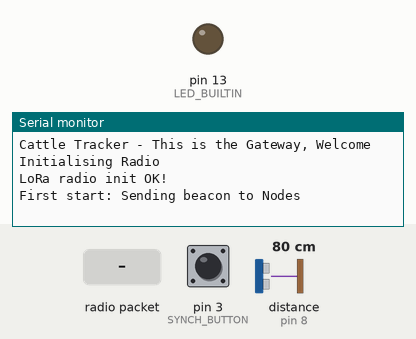
This sketch was run on a simulated Arduino Uno, built with avr-gcc and run on an emulated ATmega328P. Parts: output pins drawn as LEDs (lit = HIGH), the last lines printed to the serial monitor. Wiring (inferred from the names in the program): ultrasonic range finder: trigger pin 9; echo pin 8. Inputs (shaded band) come from the test bench; at power-on: pin 3 (SYNCH_BUTTON) LOW, distance to the obstacle (sensor on pin 8) 80 cm. No radio packets arrive unless stated; pins used as bus, display or sensor lines are not drawn.

Above: at 1.3 s.
1.4 s: pin 3 (SYNCH_BUTTON) pulled HIGH for 0.15 s
At 2.6 s:
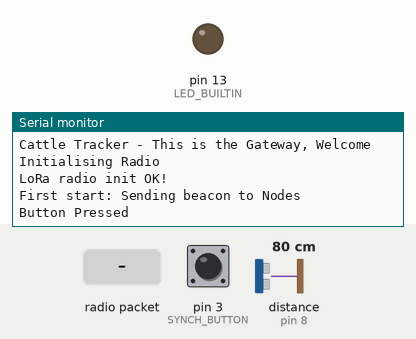
3.0 s: radio packet "4" arrives
At 4.0 s:
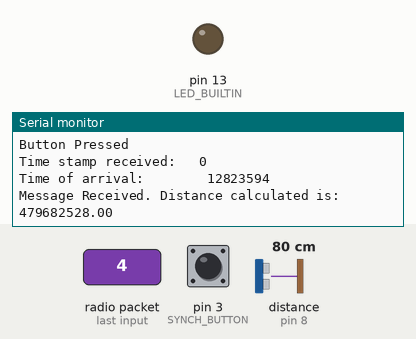

The sketch:

gateway.ino
```cpp
/*Investigating LoRa For use in a Cattle Tracking and Monitoring System
  This is the first prototype for the gateway code
  Intended functionality is to receive time stamps from different nodes and to store them to an SD card for post processing
  Hardware Required: Arduino Uno, LoRa hat for arduino, MCP7940M RTC, Pushbutton, Arduio SD Card Module
  Author: Mark Njoroge
  Date: October 2020
*/

/*************** Include Libraries *******************/
#include <SPI.h>
//#include <stdio.h>
#include <RH_RF95.h>
//#include <MCP7940.h>
//#include <SD.h>

/*************** Defining Constants ******************/
#define RFM95_CS 10       //chip select for SPI line on radio
#define RFM95_RST 9
#define RFM95_INT 2
#define RF95_FREQ 915.0   // Radio Frequency, match to Rx
#define SYNCH_BUTTON 3   // Buton to start Synchronisation
//#define SDCARD_CS 4       // chip select for SPI line on SDCARD
#define INPUT_CAPTURE 8          // Port B, pin 0, input interrupt pin

/************ Function definitions *******************/
void button_pressed();
void setup_radio();
void setup_rtc();
void setup_sdcard();

//Instantiate classes
RH_RF95 rf95(RFM95_CS, RFM95_INT);
//MCP7940_Class MCP7940;
//File myFile;

/*************** Global Variables *******************/
unsigned long cycles = 0;
unsigned long last_interruptTime = 0;
unsigned long time_stamp;


uint8_t buf[RH_RF95_MAX_MESSAGE_LEN];
int debounce_delay = 500;
int LED_state = 0;
bool synchronising = true;


/**************** First Start up *********************/
void setup() {  //set up code, runs once
  Serial.begin(9600);

  //setting up inputs and outputs
  pinMode(SYNCH_BUTTON, INPUT);
  pinMode(LED_BUILTIN, OUTPUT);
  pinMode(INPUT_CAPTURE, OUTPUT);


  noInterrupts();
  TCCR1A = 0;
  TCCR1B = 0;
  TCCR1C = 0;
  TCNT1 = 0;
  //OCR1A = 50000;
  TCCR1B |= (1 << ICNC1);       //enable noise cancelling
  TCCR1B |= (1 << ICES1);       //interrupt occurs on rising edge
  TCCR1B |= (1 << CS10);        //no prescaler
  //TCCR1B |= (1 << WGM12);

  TIMSK1 |= (1 << ICIE1);       //enable input capure interrupt
  TIMSK1 |= (1 << TOIE1);       // enable overflow interrupt
  //TIMSK1 |= (1 << OCIE1A);

  interrupts();

  Serial.println(F("Cattle Tracker - This is the Gateway, Welcome"));

  // Setting up the modules
  setup_radio();
  //setup_rtc();
  //setup_sdcard();

  Serial.println(F("First start: Sending beacon to Nodes"));
  uint8_t beacon[] = "1";
  rf95.send(beacon,sizeof(beacon));
  rf95.waitPacketSent();

  //attaching interrupts
  attachInterrupt(digitalPinToInterrupt(SYNCH_BUTTON), button_pressed, RISING);

}

/********************** Interrupt Service Routines ***************************/
ISR(TIMER1_OVF_vect) {        //timer one overflow interrupt service routine
  cycles++;                   //increments the number of cycles done
}

ISR(TIMER1_CAPT_vect) {
  //perform the distance calculation maybe ?
  unsigned long receive_time = (ICR1 + (cycles * 0xFFFF))/2;   //probs wrong uno
  char *eptr;
  if (((char*)buf)[0] == '2') { //received a synch type message
     //based on synch technique: store drift amount/store synch time.

  }
  else if (((char*)buf)[0] == '4') {//received a time_stamp
    //calculate distance, and display distance
    unsigned long message_time = strtoul((char*)buf+1, &eptr, 10);
    Serial.print("Time stamp received:   ");
    Serial.println(message_time);
    Serial.print("Time of arrival:        ");
    Serial.println(receive_time);
    long difference = receive_time - message_time;

    double distance = (difference * 125E-9) * 2.9925E8;
    Serial.print("Message Received. Distance calculated is: ");
    Serial.println(distance);
  }
  PORTB = 0;
}


/****************************** Main Code ************************************/
void loop() {
  char data[RH_RF95_MAX_MESSAGE_LEN];       //change to uint8_t when removing print statements
  char *eptr;


  if (synchronising) {    //gonna have to do synchronizing things here
    char time_to_send[100];
    cycles = 0;
    unsigned long transmit_time = ((cycles * 0xFFFF) + TCNT1)/2;

    strcpy(data,"2");
    sprintf(time_to_send, "%lu", transmit_time);
    strncat(data, time_to_send,sizeof(time_to_send));

    //Serial.println(data);

    rf95.send(data,sizeof(data));
    rf95.waitPacketSent();

    synchronising = false;
  }
  else if(rf95.available()) {
    uint8_t len = sizeof(buf);
    if(rf95.recv(buf, &len)) {
      PORTB |= (1 << PB0);
      //PORTC |= (1 << PC7);
    }
  }

}
/********************* Function *********************/
void button_pressed(){
  long interruptTime = TCNT1; //debouncing

  if ((last_interruptTime - interruptTime) > 0xFFFF) {
   Serial.println("Button Pressed");
   //write interrupt logic here
   synchronising = true;
  }
  last_interruptTime = interruptTime;
}


void setup_radio(){
  pinMode(RFM95_RST, OUTPUT);
  digitalWrite(RFM95_RST,HIGH);

  // manual reset
  digitalWrite(RFM95_RST, LOW);
  delay(10);
  digitalWrite(RFM95_RST, HIGH);
  delay(10);

  Serial.println(F("Initialising Radio"));
  while (!rf95.init()) {
    Serial.println(F("LoRa radio init failed"));
    while (1);
  }
  Serial.println(F("LoRa radio init OK!"));

  //setting the frequency
 if (!rf95.setFrequency(RF95_FREQ)) {
    Serial.println(F("setFrequency failed"));
    while (1);
  }

  rf95.setTxPower(23, false);
}
/*
void setup_rtc() {
  while (!MCP7940.begin()) {
    Serial.println(F("Unable to find MCP7940M."));
    while(1);
  }
  while (!MCP7940.deviceStatus()) {// Turn oscillator on if necessary  //
    Serial.println(F("Oscillator is off, turning it on."));
    bool deviceStatus = MCP7940.deviceStart();  // Start oscillator and return state//
    if (!deviceStatus) {
      Serial.println(F("Oscillator did not start, trying again."));
      delay(1000);
    } // of if-then oscillator didn't start
  } // of while the oscillator is off
  MCP7940.adjust();

}


/*void setup_sdcard() {
  if (!SD.begin(SDCARD_CS)) {
    Serial.println(F("SD Card Initialization failed!"));
     while (1);
  }
} */
```

Measured:
- after the input at 1.4 s, the serial monitor: prints a new line at once (image 1)
- after the input at 3.0 s, the serial monitor: prints a new line at once (image 2)
